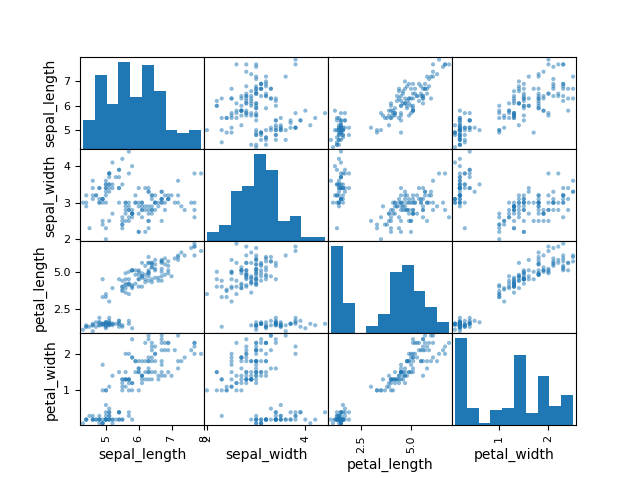

Generate this figure with Python:
#Caroline Weldon 
#Iris Data Set



import pandas as pd
from pandas.plotting import scatter_matrix
import numpy as np
import matplotlib.pyplot as plt 
from numpy.random import randn

iris = pd.read_csv('iris_dataset.csv')

#scatter plot matrix
scatter_matrix(iris)
plt.show()
